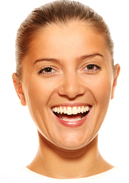
%> input picture woman_happy.png, 129 x 183 px
$ octave hybridFilter.m   (GNU Octave 9; MATLAB toolbox functions it lacks are replaced by stand-ins)
%> lines starting %> are read from the running program, lines starting %| are printed output that depends on the picture
%Gabriela Pedreros - gp21j
%Computer Vision - hw 1 - part c: hybrid images

% Read in the first image in the pair as im1 and the second as im2
im1 = imread("woman_happy.png");
%> im1 is the input picture: size 183x129x3 uint8; mean R, G, B 228.1, 188.8, 162.5
im2 = imread("woman_neutral.png");
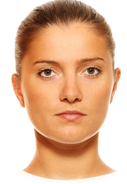
%> input picture woman_neutral.png, 127 x 184 px
%> im2 is the input picture: size 184x127x3 uint8; mean R, G, B 224.6, 183.7, 154.7

% Resize both images to the same square size (e.g. 512x512)
im1Resize = imresize(im1, [512 512]);
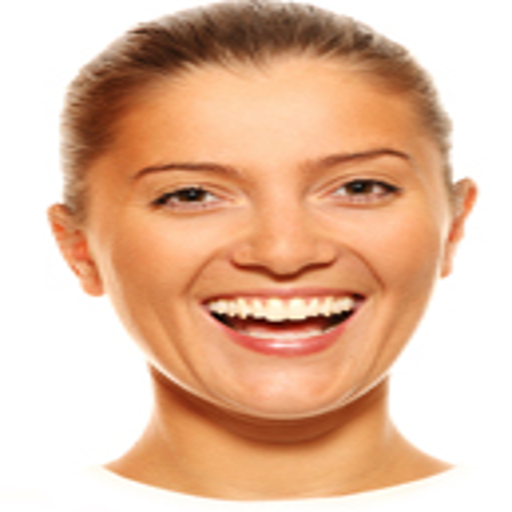
%> im1Resize: size 512x512x3 uint8; mean R, G, B 228.1, 188.8, 162.5
im2Resize = imresize(im2, [512 512]);
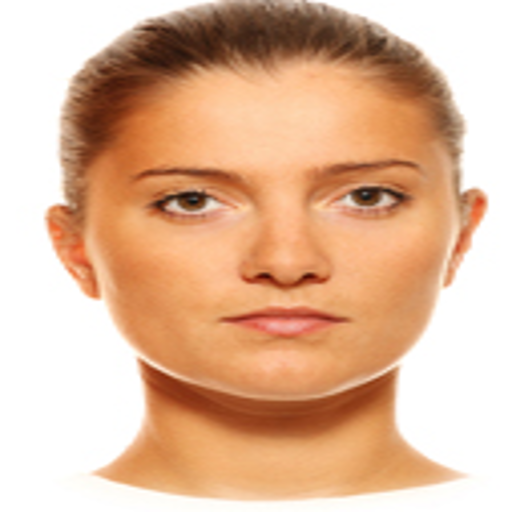
%> im2Resize: size 512x512x3 uint8; mean R, G, B 224.6, 183.7, 154.7

% convert them to grayscale.
im1Gray = rgb2gray(im1Resize);
im2Gray = rgb2gray(im2Resize);
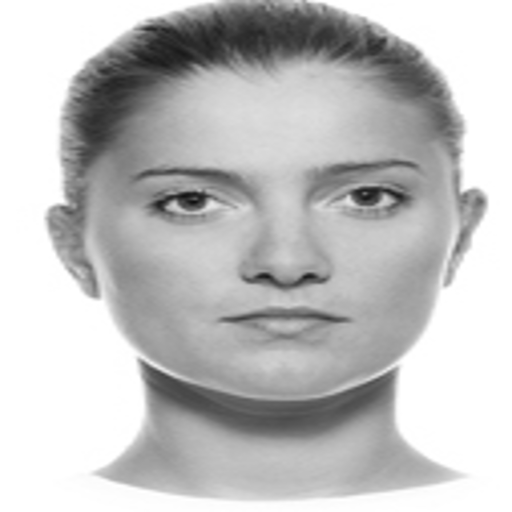
%> im2Gray: size 512x512 uint8; min 15, max 255, mean 192.6

%gaussian filter in matlab notes from lecture
hsize = 100; %filter size
sigma = 12; %standard deviation, blur for happy face?
%create gaussian filter
h = fspecial('gaussian', hsize, sigma);
im1_blur = imfilter(im1Gray, h);
im2_blur = imfilter(im2Gray, h);
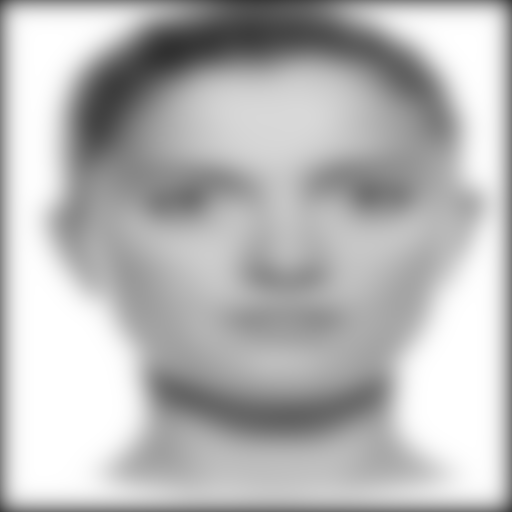
%> im2_blur: size 512x512 uint8; min 49, max 255, mean 183.5

%image details
im2_detail = im2Gray - im2_blur;
%im2_detail = im2_detail + 1;
im2_detail = im2_detail * .1;
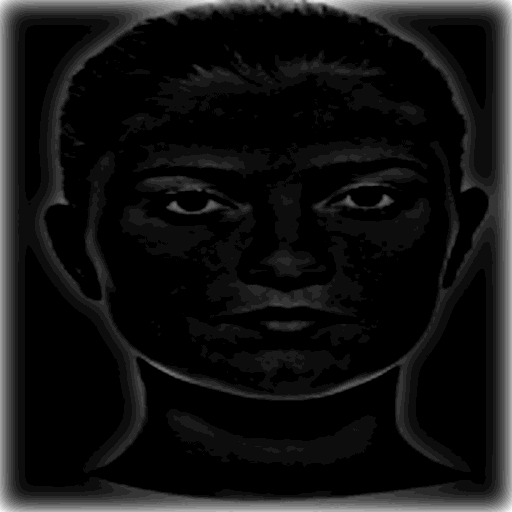
%> im2_detail: size 512x512 uint8; min 0, max 19, mean 1.42; drawn with min black and max white

%hybrid = im1_blur + im2_detail;
hybrid = 0.7 * im1_blur + 1.3 * im2_detail;
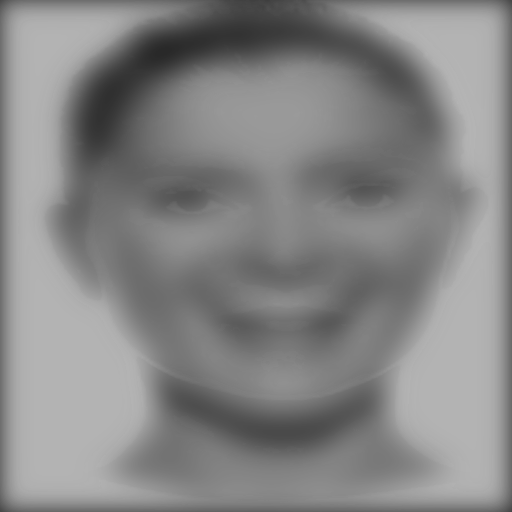
%> hybrid: size 512x512 uint8; min 41, max 181, mean 133.7
% adjusting weights to balance the contribution

imshow(hybrid);
title('Hybrid: Happy and Neutral Woman')
imwrite(hybrid, 'hybrid.png')
